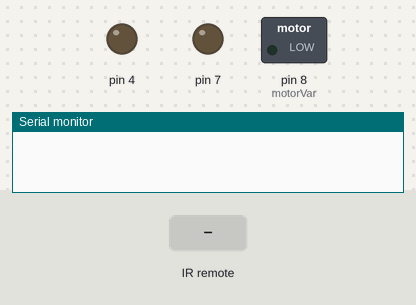
Simulated run of this sketch. Board: Arduino Uno, built with avr-gcc and run on an emulated ATmega328P. On the bench: switched loads named in the sketch (green lamp = pin HIGH), output pins drawn as LEDs (lit = HIGH), the last lines printed to the serial monitor. The inputs (shaded band) are chosen by the test bench.

Above: at 1.2 s.
1.3 s: infrared code 0xA93 received
At 2.0 s:
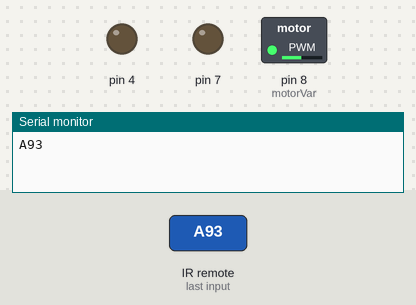
2.8 s: infrared code 0xA90 received
At 4.3 s:
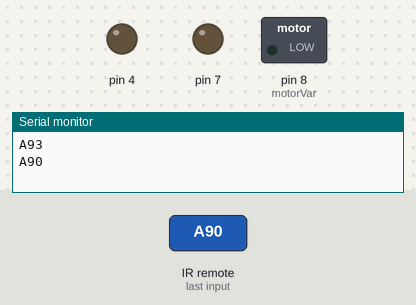
Timing chart, 0 to 5.8 s (numbered marks = the images above; inputs shaded):
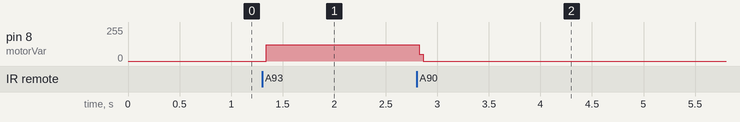

The sketch:

Motor_control.ino
```cpp
#include <IRremote.h>             // IR remote library

// Motor pins
int motorVar=8;
int motorFix=7;

int enable = 2;                   // H-bridge enable pin
int RECV_PIN = 11;                // IR receiver pin
boolean ctrl=false;
int state=0;

IRrecv irrecv(RECV_PIN);

decode_results results;

int speeed=500;                   // initial speed of motor


void setup()
{
  pinMode(7,OUTPUT);
  pinMode(4,OUTPUT);
  pinMode(motorVar,OUTPUT);
  Serial.begin(9600);
  digitalWrite(7,LOW);
  digitalWrite(enable,HIGH);
  irrecv.enableIRIn();            // Start the receiver
}

void loop()
{

  if (irrecv.decode(&results))
  {
    Serial.println(results.value, HEX);
    if(results.value==2707)       //IR code to switch ON motor
    {
      state=1;
    }

    else if(results.value==2704)  //IR code to switch OFF motor
    {
      state=2;
    }


    else if(results.value==1168 && ctrl==true && speeed<=900)
    {
      state=3;
      speeed+=10;                 // Increase speed of motor
    }

    else if(results.value==3216 && ctrl==true && speeed>=600)
    {
      state=4;
      speeed-=10;                // Decrease speed of motor
    }


    irrecv.resume();             // Receive the next value
  }

  if(state==1)
  {
    digitalWrite(motorVar, HIGH);
    delayMicroseconds(speeed);
    digitalWrite(motorVar, LOW);
    delayMicroseconds(1000 - speeed);


    ctrl=true;
  }

  else if(state==2)
  {
    digitalWrite(motorVar,LOW);
    ctrl=false;
    speeed=500;
  }

   else if(state==3)
  {
    digitalWrite(motorVar, HIGH);
    delayMicroseconds(speeed);
    digitalWrite(motorVar, LOW);
    delayMicroseconds(1000 - speeed);

  }

  else if(state==4)
  {
    digitalWrite(motorVar, HIGH);
    delayMicroseconds(speeed);
    digitalWrite(motorVar, LOW);
    delayMicroseconds(1000 - speeed);
  }


}
```

Measured:
- after the input at 1.3 s, pin 8 (motorVar): 0/255 → 122/255 at once
- after the input at 2.8 s, pin 8 (motorVar): 122/255 → 0/255 at once
